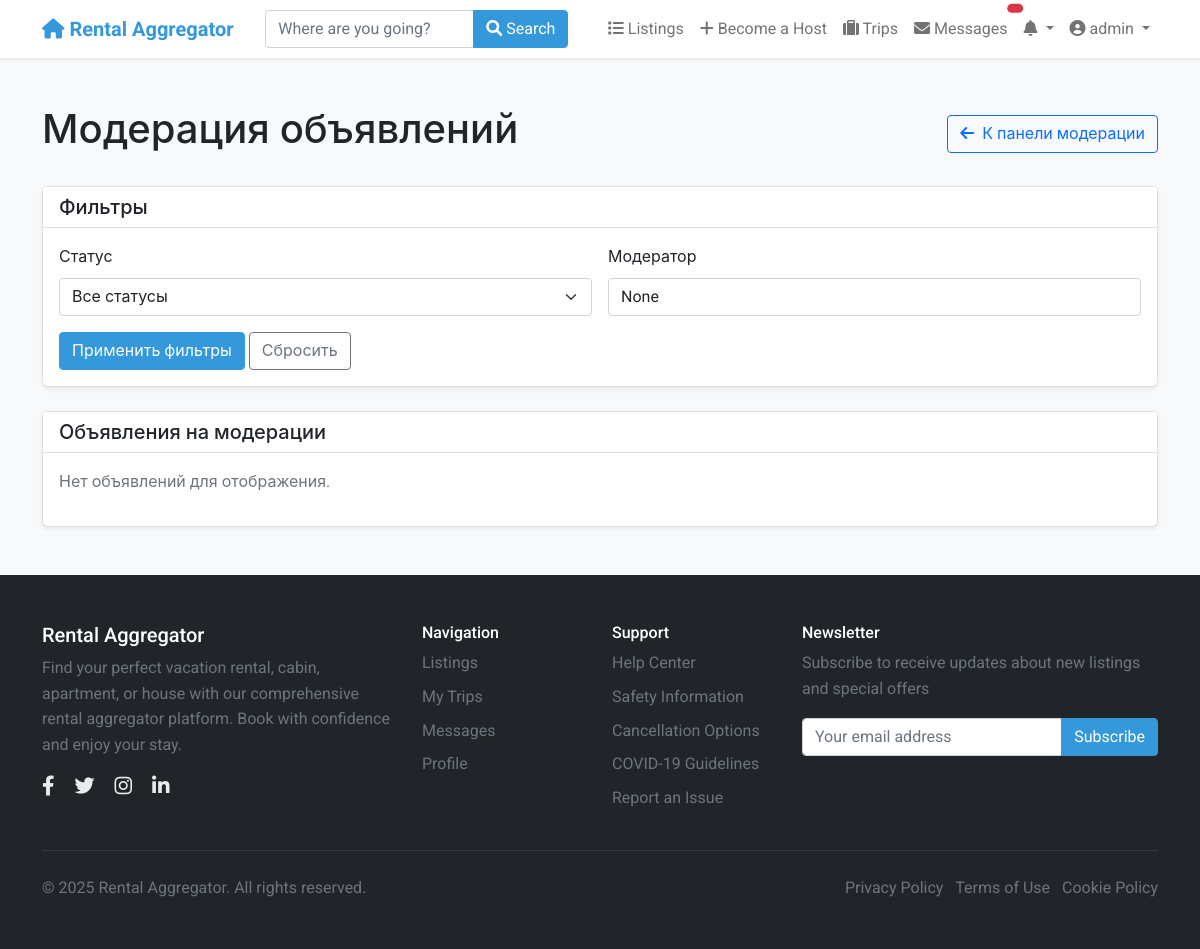
Page /moderation/approvals/ (signed in) on the earlier database version.
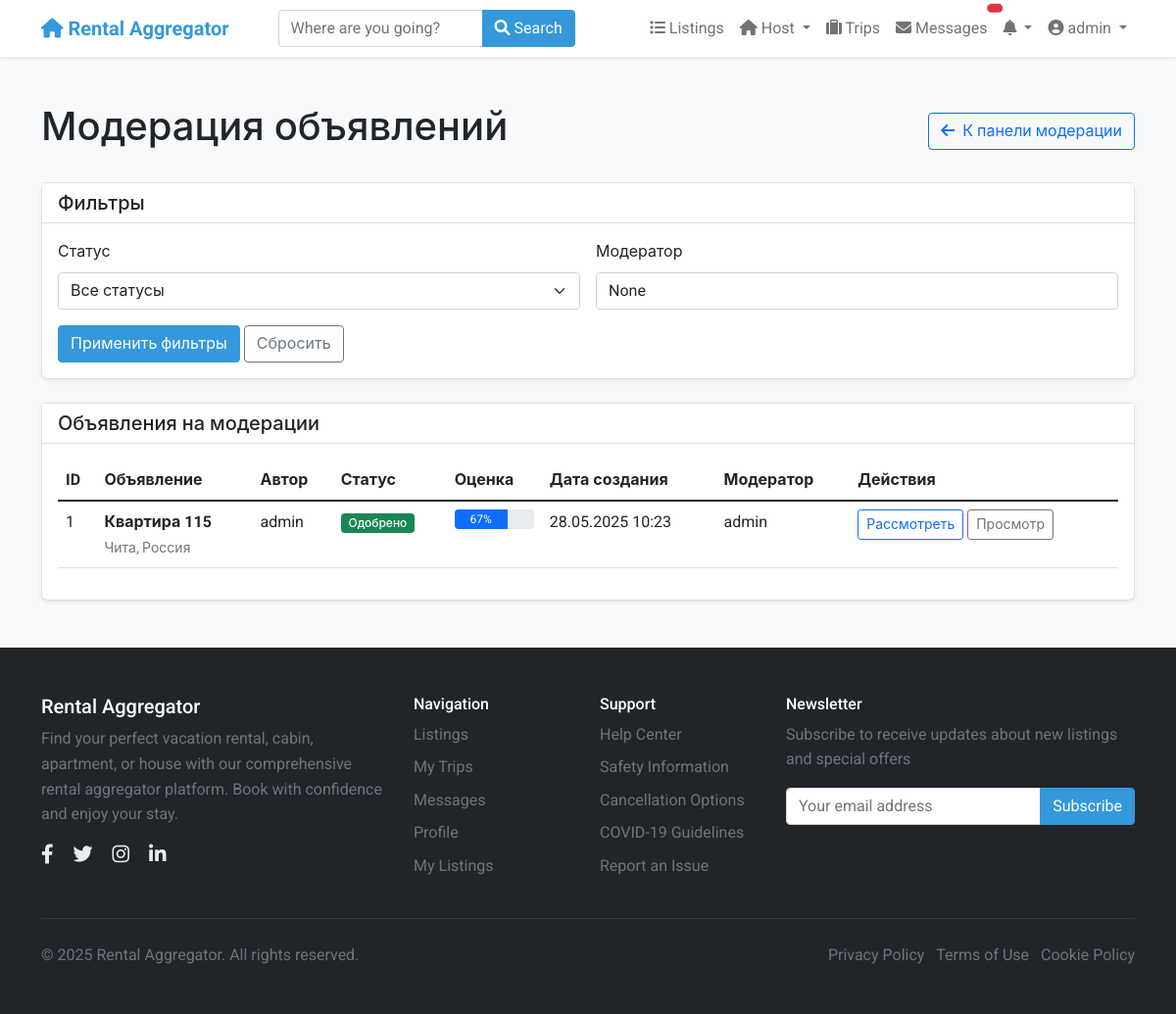
Same page on the later database version.
### moderation/models.py (models this page shows, shortened)
class ListingApproval(models.Model):
    STATUS_CHOICES = [
        ('pending', _('Pending Review')),
        ('approved', _('Approved')),
        ('rejected', _('Rejected')),
        ('requires_changes', _('Requires Changes')),
    ]
    listing = models.OneToOneField(
        'listings.Listing',
        on_delete=models.CASCADE,
        related_name='approval_record',
        verbose_name=_("Listing")
    )
    status = models.CharField(_("Status"), max_length=20, choices=STATUS_CHOICES, default='pending')
    moderator = models.ForeignKey(
        settings.AUTH_USER_MODEL,
        on_delete=models.SET_NULL,
        null=True,
        blank=True,
        related_name='approved_listings',
        verbose_name=_("Moderator")
    )
    moderator_notes = models.TextField(_("Moderator Notes"), blank=True)
    rejection_reason = models.TextField(_("Rejection Reason"), blank=True)
    required_changes = models.TextField(_("Required Changes"), blank=True)
    has_valid_title = models.BooleanField(_("Has Valid Title"), default=False)
    has_valid_description = models.BooleanField(_("Has Valid Description"), default=False)
    has_valid_images = models.BooleanField(_("Has Valid Images"), default=False)
    has_valid_address = models.BooleanField(_("Has Valid Address"), default=False)
    has_appropriate_pricing = models.BooleanField(_("Has Appropriate Pricing"), default=False)
    follows_content_policy = models.BooleanField(_("Follows Content Policy"), default=False)
    created_at = models.DateTimeField(_("Created At"), auto_now_add=True)
    updated_at = models.DateTimeField(_("Updated At"), auto_now=True)
    reviewed_at = models.DateTimeField(_("Reviewed At"), null=True, blank=True)
    class Meta:
        verbose_name = _("Listing Approval")
        verbose_name_plural = _("Listing Approvals")
        ordering = ['-created_at']
    @property
    def approval_score(self):
        criteria = [
            self.has_valid_title,
            self.has_valid_description,
            self.has_valid_images,
            self.has_valid_address,
            self.has_appropriate_pricing,
            self.follows_content_policy
        ]
        return sum(criteria) / len(criteria) * 100

### listings/models.py (models this page shows, shortened)
class Listing(models.Model):
    title = models.CharField(_("Title"), max_length=100)
    description = models.TextField(_("Description"))
    address = models.CharField(_("Address"), max_length=255)
    city = models.CharField(_("City"), max_length=100)
    state = models.CharField(_("State/Province"), max_length=100)
    country = models.CharField(_("Country"), max_length=100)
    zip_code = models.CharField(_("ZIP/Postal Code"), max_length=20)
    latitude = models.DecimalField(_("Latitude"), max_digits=10, decimal_places=7, null=True, blank=True)
    longitude = models.DecimalField(_("Longitude"), max_digits=10, decimal_places=7, null=True, blank=True)
    price_per_night = models.DecimalField(_("Price per night"), max_digits=10, decimal_places=2)
    cleaning_fee = models.DecimalField(_("Cleaning fee"), max_digits=10, decimal_places=2, default=0)
    service_fee = models.DecimalField(_("Service fee"), max_digits=10, decimal_places=2, default=0)
    bedrooms = models.PositiveSmallIntegerField(_("Bedrooms"))
    bathrooms = models.DecimalField(_("Bathrooms"), max_digits=3, decimal_places=1)
    accommodates = models.PositiveSmallIntegerField(_("Accommodates"))
    property_type = models.CharField(_("Property type"), max_length=50)
    image_urls = models.JSONField(_("Image URLs"), default=list, null=True, blank=True)
    amenities = models.JSONField(_("Amenities"), default=list)
    house_rules = models.TextField(_("House rules"), blank=True)
    check_in_time = models.TimeField(_("Check-in time"), null=True, blank=True)
    check_out_time = models.TimeField(_("Check-out time"), null=True, blank=True)
    minimum_nights = models.PositiveSmallIntegerField(_("Minimum nights"), default=1)
    maximum_nights = models.PositiveSmallIntegerField(_("Maximum nights"), default=30)
    is_active = models.BooleanField(_("Is active"), default=True)
    is_approved = models.BooleanField(_("Is approved"), default=False)
    host = models.ForeignKey(
        settings.AUTH_USER_MODEL,
        on_delete=models.CASCADE,
        related_name='listings'
    )
    created_at = models.DateTimeField(_("Created at"), auto_now_add=True)
    updated_at = models.DateTimeField(_("Updated at"), auto_now=True)
    class Meta:
        verbose_name = _("Listing")
        verbose_name_plural = _("Listings")
        ordering = ['-created_at', '-id']
        ordering = ['-created_at']

### users/models.py (models this page shows, shortened)
class User(AbstractUser):
    phone_number = models.CharField(_("Phone number"), max_length=20, blank=True)
    profile_picture = models.URLField(_("Profile picture URL"), blank=True)
    bio = models.TextField(_("Bio"), blank=True)
    is_phone_verified = models.BooleanField(_("Phone verified"), default=False)
    is_id_verified = models.BooleanField(_("ID verified"), default=False)
    is_host = models.BooleanField(_("Is host"), default=False)
    is_guest = models.BooleanField(_("Is guest"), default=True)
    ROLE_CHOICES = [
        ('user', _('Regular User')),
        ('host', _('Host')),
        ('moderator', _('Moderator')),
        ('admin', _('Administrator')),
    ]
    role = models.CharField(_("Role"), max_length=20, choices=ROLE_CHOICES, default='user')
    email_notifications = models.BooleanField(_("Email notifications"), default=True)
    sms_notifications = models.BooleanField(_("SMS notifications"), default=False)
    date_joined = models.DateTimeField(_("Date joined"), auto_now_add=True)
    last_updated = models.DateTimeField(_("Last updated"), auto_now=True)
    class Meta:
        verbose_name = _("User")
        verbose_name_plural = _("Users")

### moderation/views.py (the view)
# urls.py: path('approvals/', views.listing_approval_list, name='listing_approval_list'),
@login_required
@user_passes_test(is_moderator)
def listing_approval_list(request):
    from .models import ListingApproval
    status = request.GET.get('status')
    approvals = ListingApproval.objects.select_related('listing', 'moderator').all()
    if status and status in [choice[0] for choice in ListingApproval.STATUS_CHOICES]:
        approvals = approvals.filter(status=status)
    moderator_id = request.GET.get('moderator')
    if moderator_id:
        try:
            approvals = approvals.filter(moderator_id=int(moderator_id))
        except ValueError:
            pass
    return render(request, 'moderation/listing_approval_list.html', {
        'approvals': approvals,
        'status_choices': ListingApproval.STATUS_CHOICES,
        'current_status': status,
        'current_moderator': moderator_id
    })

### moderation/views.py (called while the page is built)
def is_moderator(user):
    return user.is_staff or user.is_superuser

### moderation/templates/moderation/listing_approval_list.html (shortened to what the changed rows need)
{% extends 'base.html' %}
{% load static %}
{% block content %}
<div class="container py-4">
    <div class="d-flex justify-content-between align-items-center mb-4">
        <h1>Модерация объявлений</h1>
    </div>
    <div class="card shadow-sm">
        <div class="card-body">
            {% if approvals %}
            <div class="table-responsive">
                <table class="table table-hover">
                    <thead>
                        <tr>
                            <th>ID</th>
                            <th>Объявление</th>
                            <th>Автор</th>
                            <th>Статус</th>
                            <th>Оценка</th>
                            <th>Дата создания</th>
                            <th>Модератор</th>
                            <th>Действия</th>
                        </tr>
                    </thead>
                    <tbody>
                        {% for approval in approvals %}
                        <tr>
                            <td>{{ approval.id }}</td>
                            <td>
                                <strong>{{ approval.listing.title|truncatechars:50 }}</strong>
                                <br>
                                <small class="text-muted">{{ approval.listing.city }}, {{ approval.listing.country }}</small>
                            </td>
                            <td>{{ approval.listing.host.username }}</td>
                            <td>
                                {% if approval.status == 'pending' %}
                                <span class="badge bg-warning">На рассмотрении</span>
                                {% elif approval.status == 'approved' %}
                                <span class="badge bg-success">Одобрено</span>
                                {% elif approval.status == 'rejected' %}
                                <span class="badge bg-danger">Отклонено</span>
                                {% elif approval.status == 'requires_changes' %}
                                <span class="badge bg-info">Требует изменений</span>
                                {% endif %}
                            </td>
                            <td>
                                <div class="progress" style="height: 20px;">
                                    <div class="progress-bar" role="progressbar"
                                         style="width: {{ approval.approval_score }}%"
                                         aria-valuenow="{{ approval.approval_score }}"
                                         aria-valuemin="0" aria-valuemax="100">
                                        {{ approval.approval_score|floatformat:0 }}%
                                    </div>
                                </div>
                            </td>
                            <td>{{ approval.created_at|date:"d.m.Y H:i" }}</td>
                            <td>
                                {% if approval.moderator %}
                                {{ approval.moderator.username }}
                                {% else %}
                                <span class="text-muted">Не назначен</span>
                                {% endif %}
                            </td>
                            <td>
                                <a href="{% url 'moderation:listing_approval_detail' pk=approval.id %}"
                                   class="btn btn-sm btn-outline-primary">Рассмотреть</a>
                                <a href="{% url 'listings:listing_detail' pk=approval.listing.id %}"
                                   class="btn btn-sm btn-outline-secondary" target="_blank">Просмотр</a>
                            </td>
                        </tr>
                        {% endfor %}
                    </tbody>
                </table>
            </div>
            {% else %}
            <p class="text-muted">Нет объявлений для отображения.</p>
            {% endif %}
        </div>
    </div>
</div>
{% endblock %}

### templates/includes/navbar.html (shortened to what the changed rows need)
<nav class="navbar navbar-expand-lg navbar-light bg-white shadow-sm">
    <div class="container">
        <div class="collapse navbar-collapse" id="navbarSupportedContent">
            <ul class="navbar-nav ms-auto mb-2 mb-lg-0">
                {% if user.is_authenticated %}
                    {% if user.is_host %}
                    <li class="nav-item dropdown">
                        <a class="nav-link dropdown-toggle" href="#" id="hostDropdown" role="button"
                           data-bs-toggle="dropdown" aria-expanded="false">
                            <i class="fas fa-home"></i> Host
                        </a>
                    </li>
                    {% else %}
                    <li class="nav-item">
                        <a class="nav-link" href="{% url 'listings:listing_create' %}">
                            <i class="fas fa-plus"></i> Become a Host
                        </a>
                    </li>
                    {% endif %}
                {% endif %}
            </ul>
        </div>
    </div>
</nav>

Differences in the rows shown:
changed User "admin": is_host False → True (drawn)
added ListingApproval: id "1", listing "Квартира 115", listing.city "Чита", listing.country "Россия", listing.host.username "admin", status "Одобрено", approval_score "67", created_at "28.05.2025 10:23", moderator.username "admin"
Other differences:
text no longer shown: "Become a Host Нет объявлений для отображения."
text now shown: "Host ID Объявление Автор Статус Оценка Дата создания Модератор Действия My Listings"
